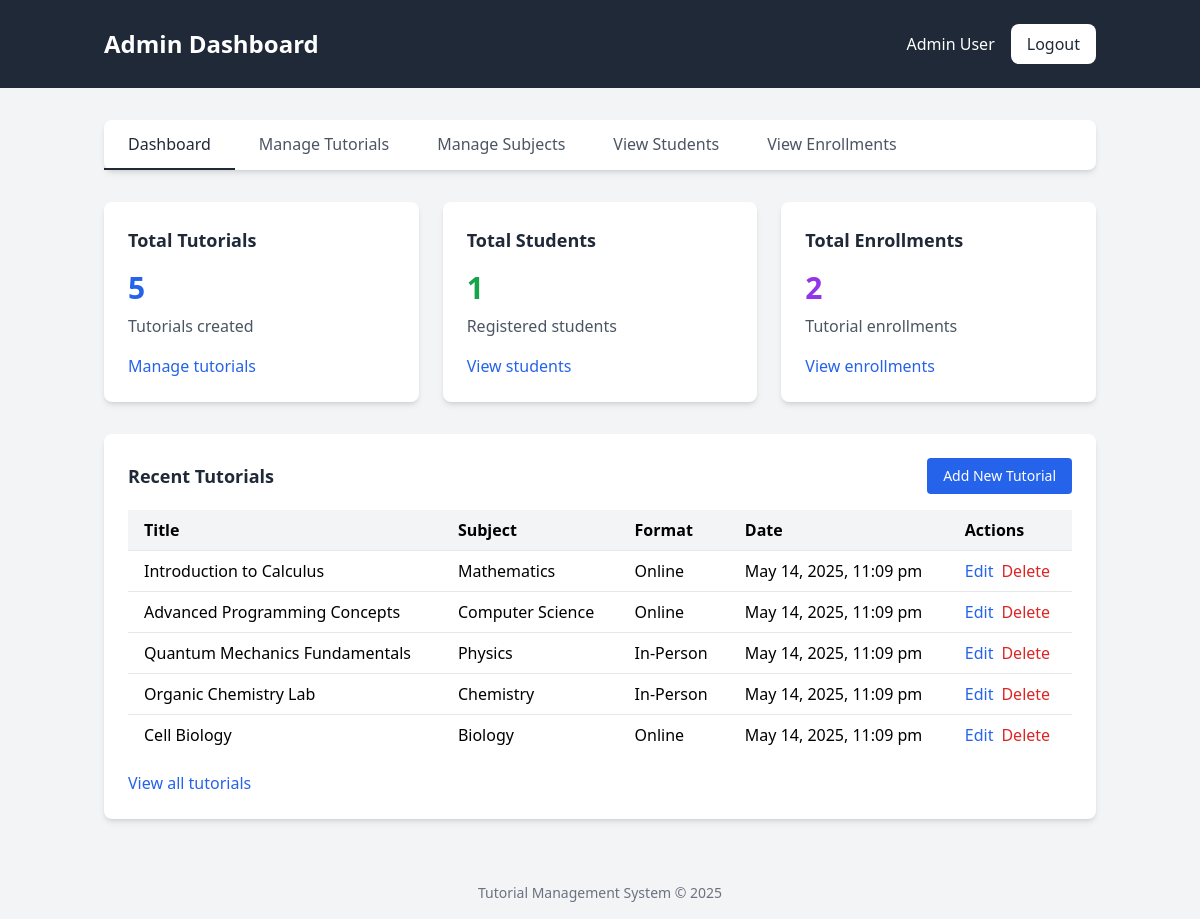
Page /admin/dashboard.php (signed in) on the committed database.
### tables this page shows
CREATE TABLE IF NOT EXISTS tutorials (
    id INT(11) NOT NULL AUTO_INCREMENT,
    title VARCHAR(255) NOT NULL,
    description TEXT NOT NULL,
    subject_id INT(11) NOT NULL,
    format ENUM('Online', 'In-Person') NOT NULL,
    location VARCHAR(255) DEFAULT NULL,
    file_url VARCHAR(255) DEFAULT NULL,
    upload_date DATETIME NOT NULL,
    PRIMARY KEY (id),
    FOREIGN KEY (subject_id) REFERENCES subjects(id)
);

CREATE TABLE IF NOT EXISTS subjects (
    id INT(11) NOT NULL AUTO_INCREMENT,
    name VARCHAR(100) NOT NULL UNIQUE,
    PRIMARY KEY (id)
);

### includes/functions.php (called while the page is built, shortened)
<?php
function formatDate($date) {
    return date("F j, Y, g:i a", strtotime($date));
}
?>

### admin/dashboard.php (the view, shortened to what this page needs)
<?php
require_once('../includes/config.php');
require_once('../includes/functions.php');
$query = "SELECT COUNT(*) as total_tutorials FROM tutorials";
$result = mysqli_query($conn, $query);
$total_tutorials = 0;
if ($result && mysqli_num_rows($result) > 0) {
    $row = mysqli_fetch_assoc($result);
    $total_tutorials = $row['total_tutorials'];
}
$query = "SELECT COUNT(*) as total_students FROM users WHERE role = 'student'";
$result = mysqli_query($conn, $query);
$total_students = 0;
if ($result && mysqli_num_rows($result) > 0) {
    $row = mysqli_fetch_assoc($result);
    $total_students = $row['total_students'];
}
$query = "SELECT COUNT(*) as total_enrollments FROM enrollments";
$result = mysqli_query($conn, $query);
$total_enrollments = 0;
if ($result && mysqli_num_rows($result) > 0) {
    $row = mysqli_fetch_assoc($result);
    $total_enrollments = $row['total_enrollments'];
}
$query = "SELECT t.*, s.name as subject_name FROM tutorials t
          JOIN subjects s ON t.subject_id = s.id
          ORDER BY t.upload_date DESC LIMIT 5";
$result = mysqli_query($conn, $query);
$recent_tutorials = [];
if ($result) {
    while ($row = mysqli_fetch_assoc($result)) {
        $recent_tutorials[] = $row;
    }
}
$is_admin = true;
include_once('../includes/header.php');
?>
<div class="bg-gray-800">
    <div class="container mx-auto px-4 py-6">
        <div class="flex justify-between items-center">
            <h1 class="text-2xl font-bold text-white">Admin Dashboard</h1>
            <div class="flex items-center space-x-4">
                <span class="text-white"><?php echo $_SESSION['name']; ?></span>
                <a href="logout.php" class="bg-white text-gray-800 px-4 py-2 rounded-lg font-medium hover:bg-gray-100 transition duration-300">Logout</a>
            </div>
        </div>
    </div>
</div>
<div class="container mx-auto px-4 py-8">
    <div class="bg-white rounded-lg shadow-md mb-8">
        <div class="flex flex-wrap">
            <a href="dashboard.php" class="px-6 py-3 text-gray-800 font-medium border-b-2 border-gray-800">Dashboard</a>
            <a href="tutorials.php" class="px-6 py-3 text-gray-600 font-medium hover:text-gray-800 transition duration-300">Manage Tutorials</a>
            <a href="subjects.php" class="px-6 py-3 text-gray-600 font-medium hover:text-gray-800 transition duration-300">Manage Subjects</a>
            <a href="students.php" class="px-6 py-3 text-gray-600 font-medium hover:text-gray-800 transition duration-300">View Students</a>
            <a href="enrollments.php" class="px-6 py-3 text-gray-600 font-medium hover:text-gray-800 transition duration-300">View Enrollments</a>
        </div>
    </div>
    <div class="grid grid-cols-1 md:grid-cols-3 gap-6 mb-8">
        <div class="bg-white rounded-lg shadow-md p-6">
            <h2 class="text-lg font-semibold text-gray-800 mb-4">Total Tutorials</h2>
            <p class="text-3xl font-bold text-blue-600"><?php echo $total_tutorials; ?></p>
            <p class="text-gray-600 mt-2">Tutorials created</p>
            <a href="tutorials.php" class="inline-block mt-4 text-blue-600 hover:underline">Manage tutorials</a>
        </div>
        <div class="bg-white rounded-lg shadow-md p-6">
            <h2 class="text-lg font-semibold text-gray-800 mb-4">Total Students</h2>
            <p class="text-3xl font-bold text-green-600"><?php echo $total_students; ?></p>
            <p class="text-gray-600 mt-2">Registered students</p>
            <a href="students.php" class="inline-block mt-4 text-blue-600 hover:underline">View students</a>
        </div>
        <div class="bg-white rounded-lg shadow-md p-6">
            <h2 class="text-lg font-semibold text-gray-800 mb-4">Total Enrollments</h2>
            <p class="text-3xl font-bold text-purple-600"><?php echo $total_enrollments; ?></p>
            <p class="text-gray-600 mt-2">Tutorial enrollments</p>
            <a href="enrollments.php" class="inline-block mt-4 text-blue-600 hover:underline">View enrollments</a>
        </div>
    </div>
    <div class="bg-white rounded-lg shadow-md p-6">
        <div class="flex justify-between items-center mb-4">
            <h2 class="text-lg font-semibold text-gray-800">Recent Tutorials</h2>
            <a href="add_tutorial.php" class="bg-blue-600 hover:bg-blue-700 text-white text-sm font-medium py-2 px-4 rounded transition duration-300">
                Add New Tutorial
            </a>
        </div>
        <?php if (empty($recent_tutorials)): ?>
            <p class="text-gray-600">No tutorials available. Create your first tutorial.</p>
        <?php else: ?>
            <div class="overflow-x-auto">
                <table class="w-full border-collapse">
                    <thead>
                        <tr class="bg-gray-100">
                            <th class="px-4 py-2 text-left">Title</th>
                            <th class="px-4 py-2 text-left">Subject</th>
                            <th class="px-4 py-2 text-left">Format</th>
                            <th class="px-4 py-2 text-left">Date</th>
                            <th class="px-4 py-2 text-left">Actions</th>
                        </tr>
                    </thead>
                    <tbody>
                        <?php foreach ($recent_tutorials as $tutorial): ?>
                            <tr class="border-t hover:bg-gray-50">
                                <td class="px-4 py-2"><?php echo $tutorial['title']; ?></td>
                                <td class="px-4 py-2"><?php echo $tutorial['subject_name']; ?></td>
                                <td class="px-4 py-2"><?php echo $tutorial['format']; ?></td>
                                <td class="px-4 py-2"><?php echo formatDate($tutorial['upload_date']); ?></td>
                                <td class="px-4 py-2">
                                    <div class="flex space-x-2">
                                        <a href="edit_tutorial.php?id=<?php echo $tutorial['id']; ?>" class="text-blue-600 hover:underline">Edit</a>
                                        <a href="delete_tutorial.php?id=<?php echo $tutorial['id']; ?>" class="text-red-600 hover:underline" onclick="return confirm('Are you sure you want to delete this tutorial?')">Delete</a>
                                    </div>
                                </td>
                            </tr>
                        <?php endforeach; ?>
                    </tbody>
                </table>
            </div>
            <a href="tutorials.php" class="inline-block mt-4 text-blue-600 hover:underline">View all tutorials</a>
        <?php endif; ?>
    </div>
</div>
<?php include_once('../includes/footer.php'); ?>

### includes/header.php (shortened to what this page needs)
<!DOCTYPE html>
<html lang="en">
<head>
    <script src="https://cdn.tailwindcss.com"></script>
    <link rel="stylesheet" href="<?php echo isset($is_admin) ? '../assets/css/styles.css' : 'assets/css/styles.css'; ?>">
</head>
<body class="bg-gray-100 min-h-screen">

### includes/footer.php
<footer class="mt-8 text-center text-gray-500 text-sm pb-4">
        <p>Tutorial Management System &copy; <?php echo date('Y'); ?></p>
    </footer>
</body>
</html>

### rows in the picture
tutorials: title "Introduction to Calculus", subject.name "Mathematics", format "Online", upload_date "May 14, 2025, 11:09 pm"
tutorials: title "Advanced Programming Concepts", subject.name "Computer Science", format "Online", upload_date "May 14, 2025, 11:09 pm"
tutorials: title "Quantum Mechanics Fundamentals", subject.name "Physics", format "In-Person", upload_date "May 14, 2025, 11:09 pm"
tutorials: title "Organic Chemistry Lab", subject.name "Chemistry", format "In-Person", upload_date "May 14, 2025, 11:09 pm"
tutorials: title "Cell Biology", subject.name "Biology", format "Online", upload_date "May 14, 2025, 11:09 pm"

### other values in the picture
$_SESSION['name'] "Admin User"
$total_tutorials "5"
$total_students "1"
$total_enrollments "2"
